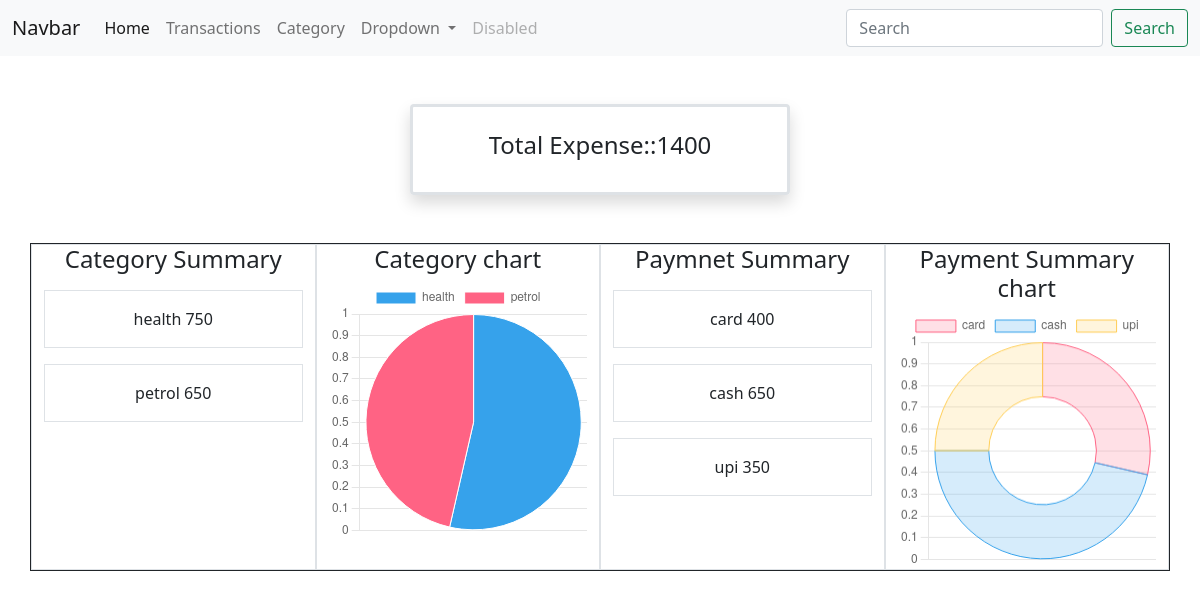
The app's page /expense/summary/ with its own data.
### myapp/models.py (models this page shows, shortened)
class Category(models.Model):
    name=models.CharField(max_length=200)
    budget=models.PositiveIntegerField()
    owner=models.CharField(max_length=200)

class Transactions(models.Model):
    title=models.CharField(max_length=200)
    amount=models.PositiveIntegerField()
    category_object=models.ForeignKey(Category,on_delete=models.CASCADE)
    payment_options=(
        ("cash","cash"),
        ("upi","upi"),
        ("card","card")
    )
    payment_method=models.CharField(max_length=200,choices=payment_options,default="cash")
    created_date=models.DateTimeField(auto_now_add=True)
    owner=models.CharField(max_length=200)

### myapp/views.py (the view)
# urls.py: path('expense/summary/',views.ExpenseSummaryView.as_view(),name="summary"),
class ExpenseSummaryView(View):
    def get(Self,request,*args,**kwargs):
        cur_month=timezone.now().month
        cur_year=timezone.now().year
        qs=Transactions.objects.filter(created_date__month=cur_month,created_date__year=cur_year)
        total_expense=qs.values("amount").aggregate(total=Sum("amount"))
        category_summary=qs.values("category_object__name").annotate(total=Sum("amount"))
        payment_summary=qs.values("payment_method").annotate(total=Sum("amount"))
        print(payment_summary)
        data={
            "total_expense":total_expense.get("total"),
            "category_summary":category_summary,
            "payment_summary":payment_summary
        }
        return render(request,"expense_summary.html",data)

### myapp/templates/expense_summary.html (shortened to what this page needs)
{%extends 'base.html'%}
{%block main_block%}
<div class="container">
    <div class="row my-5">
        <div class="col-4"></div>
        <div class="col-4 border border-3 rounded p-4 text-center shadow">
            <h4>Total Expense::{{total_expense}}</h4>
        </div>
        <div class="col-4"></div>
    </div>
    <div class="row border  mt-5 border-dark">
        <div class="col-3 border ">
            <h4 class="text-center">Category Summary</h4>
            {%for cat in  category_summary%}
            <div class="border p-3 my-3 text-center">
                    {{cat.category_object__name}} {{cat.total}}
            </div>
            {%endfor%}
        </div>
        <div class="col-3 border">
            <h4 class="text-center">Category chart</h4>
            <canvas id="category_chart"></canvas>
        </div>
        <div class="col-3 border">
            <h4 class="text-center">Paymnet Summary</h4>
            {%for payment in payment_summary%}
            <div class="border p-3 my-3 text-center">
                {{payment.payment_method}} {{payment.total}}
        </div>
            {%endfor%}
        </div>
        <div class="col-3 border">
            <h4 class="text-center">Payment Summary chart</h4>
            <canvas id="payment_chart"></canvas>
        </div>
    </div>
</div>
{%endblock%}
{%block script_block%}
<script>
    const ctx1 = document.getElementById('category_chart');
    new Chart(ctx1, {
      type: 'pie',
      data: {
        labels: [{%for cat in category_summary%} '{{cat.category_object__name}}', {%endfor%}],
        datasets: [{
          label: '# total',
          data: [{%for cat in category_summary%} "{{cat.total}}" , {%endfor%}],
          borderWidth: 1
        }]
      },
      options: {
        scales: {
          y: {
            beginAtZero: true
          }
        }
      }
    });
    //payament chart
    const ctx2 = document.getElementById('payment_chart');
    new Chart(ctx2, {
      type: 'doughnut',
      data: {
        labels: [{%for payment in payment_summary%} '{{payment.payment_method}}', {%endfor%}],
        datasets: [{
          label: '# total',
          data: [{%for payment in payment_summary%} "{{payment.total}}" , {%endfor%}],
          borderWidth: 1,
          backgroundColor: [
                        'rgba(255, 99, 132, 0.2)',
                        'rgba(54, 162, 235, 0.2)',
                        'rgba(255, 206, 86, 0.2)',
                        'rgba(75, 192, 192, 0.2)',
                        'rgba(153, 102, 255, 0.2)',
                        'rgba(255, 159, 64, 0.2)'
                    ],
                    borderColor: [
                        'rgba(255, 99, 132, 1)',
                        'rgba(54, 162, 235, 1)',
                        'rgba(255, 206, 86, 1)',
                        'rgba(75, 192, 192, 1)',
                        'rgba(153, 102, 255, 1)',
                        'rgba(255, 159, 64, 1)'
                    ],
        }]
      },
      options: {
        scales: {
          y: {
            beginAtZero: true
          }
        }
      }
    });
</script>
{%endblock%}

### records on screen
Category: category_object__name "health", total "750"
Category: category_object__name "petrol", total "650"
Transactions: payment_method "upi", total "350"

### other values on screen
{{ total_expense }} "1400"
{{ payment.payment_method }} "card" "cash"
{{ payment.total }} "400" "650"
chart data {{ cat.category_object__name }} health, petrol
chart data {{ cat.total }} 750, 650
chart data {{ payment.payment_method }} card, cash, upi
chart data {{ payment.total }} 400, 650, 350
